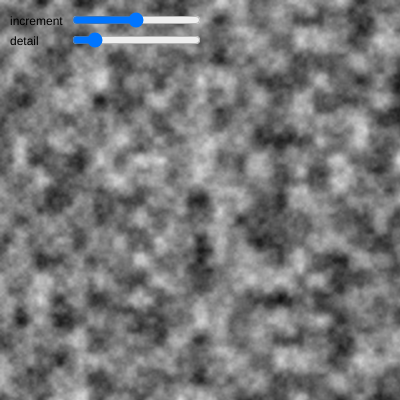
Frame 1 (no input)
Frame 60 (no input): identical to frame 1, image omitted
Frame 120 (the mouse pressed at the canvas centre since frame 60): identical to frame 1, image omitted

The p5.js sketch that drew this single still picture (run headless with seeded random() and noise() and a simulated clock; from frame 60 on, the mouse is pressed at the canvas centre):

// p5.js sketch
// ── sketch.js
let incrementSlider;
let detailSlider;

function setup() {
  createCanvas(400, 400);
  background(220);
  pixelDensity(1);

  incrementSlider = createSlider(1, 100, 50);
  detailSlider = createSlider(1, 24, 4);
  incrementSlider.position(70, 10);
  detailSlider.position(70, 30);
}

function draw() {
  let inc = incrementSlider.value() * 0.001;
  noiseDetail(detailSlider.value());

  loadPixels();

  let yoff = 0;
  for (let x = 0; x < width; x++) {
    let xoff = 0;
    for (let y = 0; y < height; y++) {
      let index = (x + y * width) * 4;
      let clr = noise(xoff, yoff) * 255;
      pixels[index + 0] = clr;
      pixels[index + 1] = clr;
      pixels[index + 2] = clr;
      pixels[index + 3] = 255;
      xoff += inc;
    }
    yoff += inc;
  }

  updatePixels();
  // noLoop();

  text("increment", 10, 25);
  text("detail", 10, 45);
}
